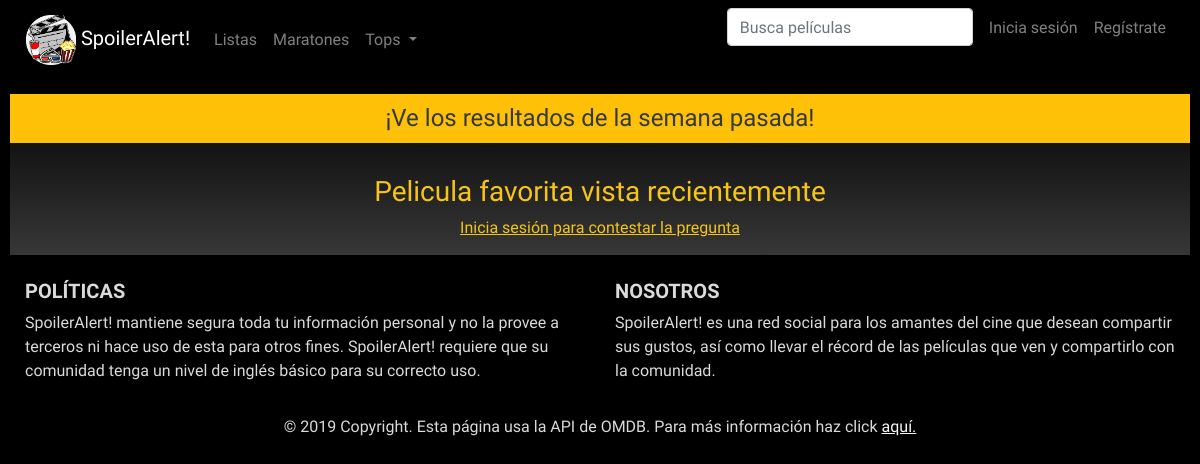
Before: /views/menus/weekly-question.php with the older database file.
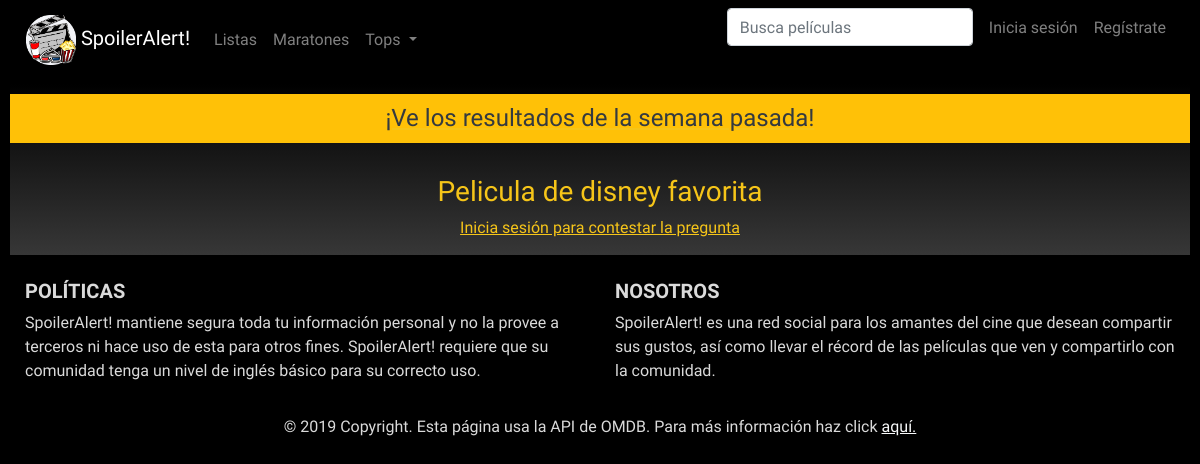
After: the same page with the newer database file.
### tables this page shows
CREATE TABLE `preguntas` (
  `clave` int(11) NOT NULL,
  `pregunta` text NOT NULL,
  `estado` enum('activa','inactiva','cola','') NOT NULL DEFAULT 'cola',
  `fecha` timestamp NOT NULL DEFAULT current_timestamp()
);

### php/Connection.php (called while the page is built, shortened)
<?php
    class Connection
    {
        private $server;
        private $user;
        private $pass;
        private $db;
        public function __construct()
        {
            $this->server = "localhost";
            $this->user = "root";
            $this->pass = "";
            $this->db = "spoileralert";
        }
        public function getConnection()
        {
            $this->connection = mysqli_connect($this->server, $this->user, $this->pass, $this->db) or die('"connection"');
            mysqli_set_charset($this->connection,"utf-8");
            return $this->connection;
        }
    }
?>

### views/menus/weekly-question.php (the view, shortened to what this page needs)
<html lang="es">
<head>
    <link rel="stylesheet" href="https://stackpath.bootstrapcdn.com/bootstrap/4.3.1/css/bootstrap.min.css">
    <link href="../../css/index.css" rel="stylesheet">
    <link href="../../css/styles.css" rel="stylesheet">
    <link href="../../css/communication.css" rel="stylesheet">
    <?php include($_SERVER['DOCUMENT_ROOT'] . '/SpoilerAlert/php/main.php');
    include($_SERVER['DOCUMENT_ROOT'] . '/SpoilerAlert/php/Question.php');
    $quest = new Question(); ?>
</head>
<body>
    <?php getNavBar() ?>
    <div class="questions">
        <a href="weekly-question-result.php">
            <h4 class="bg-warning text-dark weekly">¡Ve los resultados de la semana pasada!</h4>
        </a>
        <br>
        <h3><?php echo $quest->getQuestion(); ?></h3>
        <?php echo $quest->getSearchBar(); ?>
    </div>
    <div id="footer">
    </div>
</body>
</html>

### php/main.php (shortened to what this page needs)
<?php
    include 'Notification.php';
    include 'Connection.php';
    function getNavBar()
    {
        $nav = '<nav class="mb-1 navbar navbar-expand-lg navbar-dark default-color" id="navbar">
            <div class="sa_nav">
                <a class="navbar-brand" href="index.php">
                    <img  id="sa_nav" src="../../img/logo.png" alt="¡Bienvenido a SA!">
                    <span>SpoilerAlert!</span>
                </a>
            </div>
            <button class="navbar-toggler" type="button" data-toggle="collapse" data-target="#navbarSupportedContent-333"
                aria-controls="navbarSupportedContent-333" aria-expanded="false" aria-label="Toggle navigation">
                <span class="navbar-toggler-icon"></span>
            </button>
            <div class="collapse navbar-collapse" id="navbarSupportedContent-333">
                <ul class="navbar-nav mr-auto">';
        if(isset($_SESSION['username']) && $_SESSION['username']=="admin")
        {
            $nav .= '<li class="nav-item">
                        <a class="nav-link" href="reports.php">Reportes</a>
                    </li>
                    <li class="nav-item">
                        <a class="nav-link" href="review-marathons.php">Revisar maratones</a>
                    </li>
                    <li class="nav-item">
                        <a class="nav-link" href="review-questions.php">Preguntas semanales</a>
                    </li>
                </ul>';
        }
        else
        {
            $nav .= '<li class="nav-item">
                        <a class="nav-link" href="playlists.php">Listas
                        </a>
                    </li>
                    <li class="nav-item">
                        <a class="nav-link" href="marathons.php">Maratones</a>
                    </li>
                    <li class="nav-item dropdown">
                        <a class="nav-link dropdown-toggle" id="navbarDropdownMenuLink-333" data-toggle="dropdown"
                            aria-haspopup="true" aria-expanded="false">
                            Tops
                        </a>
                        <div class="dropdown-menu dropdown-default" aria-labelledby="navbarDropdownMenuLink-333">
                            <a class="dropdown-item bg-light" href="weekly-tops.php">Semanales</a>
                            <a class="dropdown-item bg-light" href="global-tops.php">Globales</a>
                        </div>
                    </li>
                </ul>';
        }
            $nav .= '<ul class="navbar-nav ml-auto nav-flex-icons">
                    <li class="nav-item">
                        <form class="form-inline" action="search.php" method="GET">
                            <div class="md-form my-0">
                                <input class="form-control mr-sm-2" type="text" placeholder="Busca películas"
                                    aria-label="Search" name="title">
                            </div>
                        </form>
                    </li>';
        if(isset($_SESSION['username']))
        {
            $notifications = new Notification($_SESSION['username']);
            $nav .= $notifications->getNav();
            $nav .= '<li class="nav-item dropdown">
            <a title="Nuevo" class="nav-link dropdown-toggle" id="navbarDropdownMenuLink-222" data-toggle="dropdown"
                aria-haspopup="true" aria-expanded="false">
                <i class="fas fa-plus"></i>
            </a>
            <div class="dropdown-menu dropdown-menu-right dropdown-default"
                aria-labelledby="navbarDropdownMenuLink-222">
                <a class="dropdown-item bg-light" href="new-playlist.php">Lista de reproducción</a>
                <a class="dropdown-item bg-light" href="new-marathon.php">Maratón</a>
            </div>
            </li>  ';
            $nav .= '<li class="nav-item dropdown">
            <a title="Perfil" class="nav-link dropdown-toggle" id="navbarDropdownMenuLink-333" data-toggle="dropdown"
                aria-haspopup="true" aria-expanded="false">
                <i class="fas fa-user"></i>
            </a>
            <div class="dropdown-menu dropdown-menu-right dropdown-default"
                aria-labelledby="navbarDropdownMenuLink-333">
                <a class="dropdown-item bg-white" href="../../php/my-profile.php"><span class="font-weight-bold">
                '.$_SESSION['username'].'</span><br>Perfil</br></a>
                <a class="dropdown-item bg-light" href="configure.php">Administrar cuenta</a>
                <a class="dropdown-item bg-light" href="my-stats.php">Mi recuento cinematográfico</a>
                <a class="dropdown-item bg-light" href="#" onclick="logout()"><span class="font-weight-bold">Cerrar sesión</span></a>
            </div>
            </li>';
        }
        else
        {
            $nav .= '<li class="nav-item sa_link">
            <a class="nav-link" href="login.php">Inicia sesión</a>&nbsp;&nbsp;
            </li> <li class="nav-item sa_link">
            <a class="nav-link" href="register.php">Regístrate</a>
            </li>' ;
        }
        $nav .= '</ul>
        </div>
        </nav>';
        echo $nav;
        return $nav;
    }
?>

### php/Question.php (shortened to what this page needs)
<?php
    include_once("Connection.php");
    class Question
    {
        public $user;
        public $active;
        public function __construct()
        {
            if(isset($_SESSION['username']))
            {
                $this->user = $_SESSION['username'];
            }
            else
            {
                $this->user = null;
            }
        }
        public function getQuestion()
        {
            $temp = new Connection();
            $conn = $temp->getConnection();
            $sql = "SELECT pregunta FROM preguntas WHERE estado = 'activa'";
            $rs = mysqli_query($conn,$sql);
            if($rs && $rs->num_rows>0)
            {
                $this->active = true;
                $data = mysqli_fetch_assoc($rs);
                return $data['pregunta'];
            }
            else
            {
                $this->active=false;
                return "Por el momento no hay una pregunta qué responder<br>Vuelve más tarde";
            }
        }
        public function getSearchBar()
        {
            if($this->user == null && $this->active)
            {
                return '<a href="login.php">Inicia sesión para contestar la pregunta</a>';
            }
        }
    }
?>

### css/index.css (style rules this page uses)
body { background: black; font-family: 'Overpass'; margin-left: 10px; margin-right: 10px; }
.sa_nav { background-color: #000000; text-align: center; }
.sa_nav img { width: 50px; }
.sa_nav span { color: white; align-content: center; }
.sa_link a { text-decoration: none; color: antiquewhite; }
.weekly { padding-top: 10px; padding-bottom: 10px; }
body { color: #5a5a5a; }

### css/communication.css (style rules this page uses)
.questions { padding-top: 10px; background: linear-gradient(180deg, rgba(0, 0, 0, 1) 0%, rgba(55, 55, 55, 1) 100%); text-align: center; color: #F6C519; align-content: center; padding-bottom: 15px; }
.questions a { color: #F6C519; text-decoration: underline; }

Changed rows visible on the page:
no longer on this page (row edited): preguntas: pregunta "Pelicula favorita vista recientemente"
now on this page (row edited): preguntas: pregunta "Pelicula de disney favorita"
